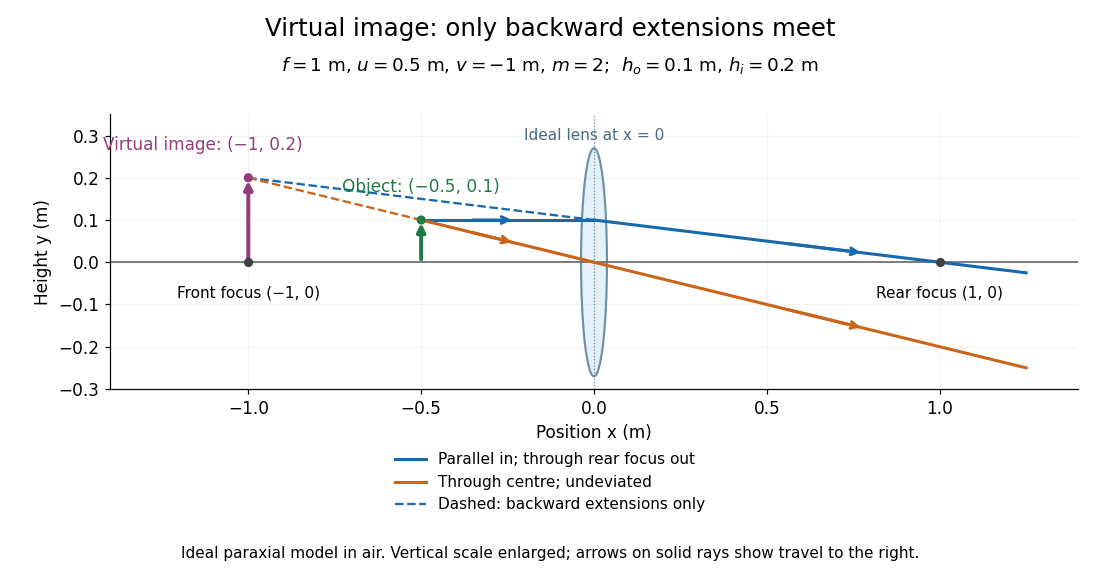

Python code for this plot:
"""Generate thin-lens-virtual-image.png in CWD; tested with Python 3.14.4.

Uses the repository's numpy and matplotlib dependencies. Exact coordinates in
an ideal paraxial thin-lens model; vertical scale enlarged for visibility.
"""

from pathlib import Path

import matplotlib

matplotlib.use("Agg")
import matplotlib.pyplot as plt
from matplotlib.patches import Ellipse
import numpy as np


def direction_arrow(ax, x0, x1, height, color):
    """Add a rightward arrow on a physically transmitted ray segment."""
    assert x1 > x0
    ax.annotate("", xy=(x1, height(x1)), xytext=(x0, height(x0)),
                arrowprops={"arrowstyle": "->", "lw": 2.0, "color": color},
                zorder=6)


def main():
    focal, distance, object_height = 1.0, 0.5, 0.1
    image = focal * distance / (distance - focal)
    magnification = -image / distance
    image_height = magnification * object_height
    parallel = lambda x: object_height * (1 - x / focal)
    centre = lambda x: -object_height * x / distance
    assert np.allclose([image, magnification, image_height], [-1.0, 2.0, 0.2],
                       atol=1e-14, rtol=0)
    assert np.isclose(parallel(focal), 0)
    assert np.isclose(centre(-distance), object_height)
    assert np.isclose(parallel(image), image_height)
    assert np.isclose(centre(image), image_height)
    plt.rcParams.update({"font.size": 11, "figure.facecolor": "white",
                         "axes.facecolor": "white", "axes.spines.top": False,
                         "axes.spines.right": False})
    fig, ax = plt.subplots(figsize=(10, 5.2), dpi=110)
    fig.subplots_adjust(left=.10, right=.98, top=.80, bottom=.32)
    ax.axhline(0, color="0.4", lw=1.1)
    ax.add_patch(Ellipse((0, 0), .075, .54, facecolor="#e5f1fa",
                         edgecolor="#6d90a8", lw=1.4, zorder=1))
    ax.axvline(0, color="#6d90a8", lw=.8, linestyle=":")
    blue, orange = "#1768ac", "#cb6418"
    incoming = np.linspace(-distance, 0, 100)
    outgoing = np.linspace(0, 1.25, 200)
    ax.plot(incoming, np.full_like(incoming, object_height), color=blue, lw=2)
    ax.plot(incoming, centre(incoming), color=orange, lw=2)
    ax.plot(outgoing, parallel(outgoing), color=blue, lw=2,
            label="Parallel in; through rear focus out")
    ax.plot(outgoing, centre(outgoing), color=orange, lw=2,
            label="Through centre; undeviated")
    direction_arrow(ax, -.72 * distance, -.46 * distance,
                    lambda x: object_height, blue)
    direction_arrow(ax, -.72 * distance, -.46 * distance, centre, orange)
    direction_arrow(ax, .55, .78, parallel, blue)
    direction_arrow(ax, .55, .78, centre, orange)
    if image < 0:
        backwards = np.linspace(image, 0, 100)
        ax.plot(backwards, parallel(backwards), "--", color=blue, lw=1.5, zorder=1.5,
                label="Dashed: backward extensions only")
        ax.plot(backwards, centre(backwards), "--", color=orange, lw=1.5, zorder=1.5)
    ax.annotate("", xy=(-distance, object_height), xytext=(-distance, 0),
                arrowprops={"arrowstyle": "-|>", "color": "#237a48", "lw": 2.6},
                zorder=7)
    ax.annotate("", xy=(image, image_height), xytext=(image, 0),
                arrowprops={"arrowstyle": "-|>", "color": "#943d7c", "lw": 2.6},
                zorder=7)
    ax.scatter([-distance, image], [object_height, image_height],
               color=["#237a48", "#943d7c"], s=25, zorder=8)
    ax.scatter([-focal, focal], [0, 0], color="0.25", s=25, zorder=8)
    ax.annotate("Front focus (−1, 0)", xy=(-focal, 0), xytext=(0, -23),
                textcoords="offset points", ha="center", fontsize=10)
    ax.annotate("Rear focus (1, 0)", xy=(focal, 0), xytext=(0, -23),
                textcoords="offset points", ha="center", fontsize=10)
    ax.annotate("Object: (−0.5, 0.1)", xy=(-distance, object_height),
                xytext=(0, 18), textcoords="offset points",
                ha="center", color="#237a48", fontsize=11)
    ax.annotate("Virtual image: (−1, 0.2)", xy=(image, image_height),
                xytext=(-30, 18), textcoords="offset points",
                ha="center", color="#943d7c", fontsize=11)
    ax.text(0, .29, "Ideal lens at x = 0", ha="center", fontsize=10,
            color="#456b84")
    ax.set(xlim=(-1.4, 1.4), ylim=(-.30, .35), xticks=[-1, -.5, 0, .5, 1],
           xlabel="Position x (m)", ylabel="Height y (m)")
    ax.grid(alpha=.15)
    fig.suptitle("Virtual image: only backward extensions meet", fontsize=16, y=.97)
    fig.text(.5, .875, r"$f=1$ m, $u=0.5$ m, $v=-1$ m, $m=2$;  $h_o=0.1$ m, $h_i=0.2$ m", ha="center", fontsize=12)
    handles, labels = ax.get_legend_handles_labels()
    fig.legend(handles, labels, loc="lower center", bbox_to_anchor=(.5, .08),
               ncol=1, frameon=False, fontsize=10)
    fig.text(.5, .025, "Ideal paraxial model in air. Vertical scale enlarged; arrows on solid rays show travel to the right.",
             ha="center", fontsize=10)
    fig.savefig(Path(__file__).stem + ".png", facecolor="white", transparent=False)
    plt.close(fig)


if __name__ == "__main__":
    main()
